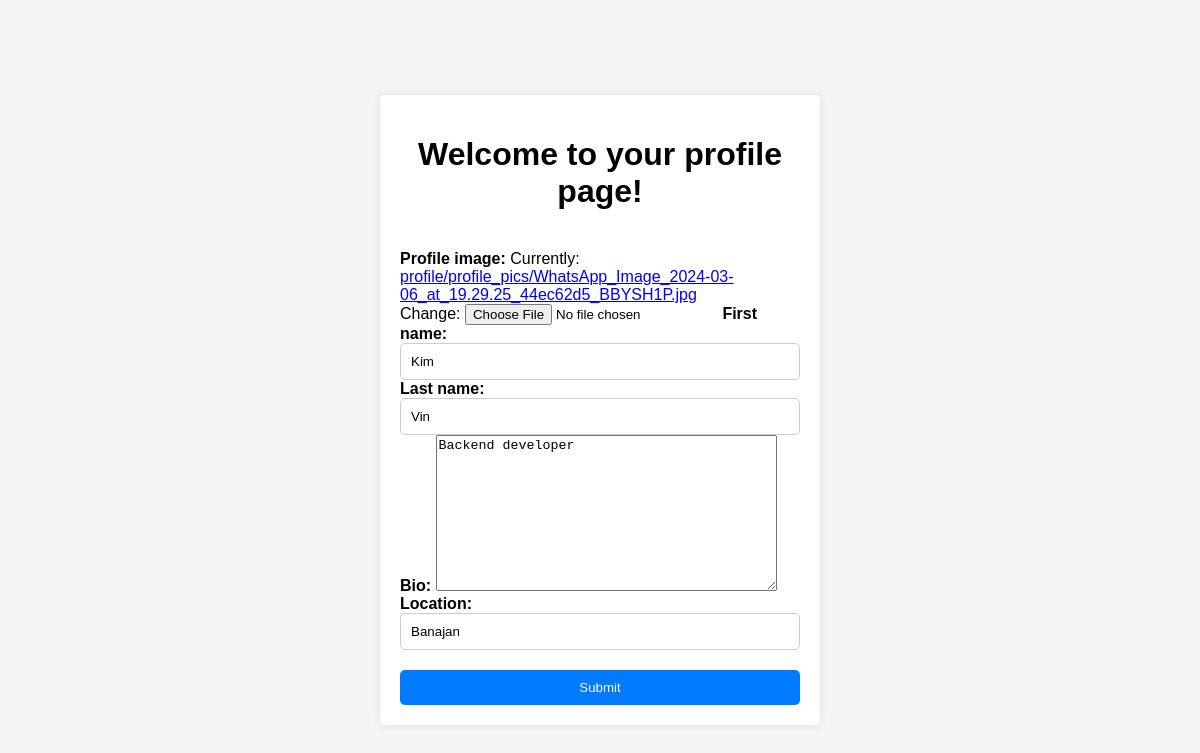
Page /account/profile/ (signed in) on the committed database.
### account/models.py (models this page shows, shortened)
class Profile(models.Model):
    user = models.OneToOneField(User, on_delete=models.CASCADE)
    profile_image = models.ImageField(default='default.jpg', upload_to='profile/profile_pics')
    first_name = models.CharField(max_length=20, blank=True)
    last_name = models.CharField(max_length=20, blank=True)
    bio = models.TextField(max_length=500, blank=True)
    location = models.CharField(max_length=100, blank=True)

### account/views.py (the view)
# urls.py: path('profile/', views.profile, name='profile'),
def profile(request):
    form = ProfileForm()
    if request.method == 'POST':
        form = ProfileForm(request.POST, request.FILES, instance=request.user.profile)
        if form.is_valid():
            form.save()
            return redirect('home')
        else:
            return HttpResponse('Invalid form')
    else:
        form = ProfileForm(
            instance=request.user.profile
        )
    return render(request, 'profile.html', {'form': form})

### account/forms.py
class ProfileForm(forms.ModelForm):
    class Meta:
        model = Profile
        fields = [
            'profile_image',
            'first_name',
            'last_name',
            'bio',
            'location'
        ]

### templates/profile.html (shortened to what this page needs)
<!DOCTYPE html>
<html lang="en">
<head>
</head>
<body>
    <div class="container">
        <h1>Welcome to your profile page!</h1>
        <form action="{% url 'profile' %}" enctype="multipart/form-data" method="POST">
            <div class="form-group" style="margin-top: 20px;">
                {{form.as_table}}
            </div>
            <button type="submit">Submit</button>
        </form>
    </div>
</body>
</html>

### templates/profile.html (style rules this page uses)
body { font-family: Arial, sans-serif; background-color: #f5f5f5; margin: 0; padding: 0; display: flex; justify-content: center; align-items: center; height: 100vh; }
.container { max-width: 400px; padding: 20px; background-color: #fff; border-radius: 5px; box-shadow: 0 0 10px rgba(0, 0, 0, 0.1); margin-top: 20px; }
h1 { text-align: center; margin-bottom: 20px; }
form { display: flex; flex-direction: column; }
.form-group { margin-bottom: 20px; }
label { font-weight: bold; }
input[type="text"], input[type="email"] { width: 100%; padding: 10px; border: 1px solid #ccc; border-radius: 5px; box-sizing: border-box; }
button[type="submit"] { background-color: #007bff; color: #fff; padding: 10px 20px; border: none; border-radius: 5px; cursor: pointer; transition: background-color 0.3s; }

### rows in the picture
Profile: first_name "Kim", last_name "Vin", bio "Backend developer", location "Banajan"
